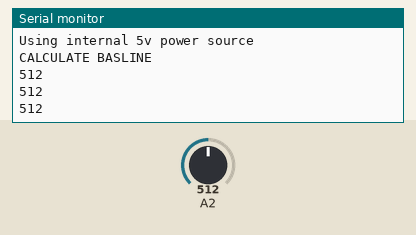
Recording of a sketch running on a simulated Arduino Uno, built with avr-gcc and run on an emulated ATmega328P. On the bench: the last lines printed to the serial monitor. Inputs (shaded band) come from the test bench; at power-on: A2 = 512. Storage starts empty.

Above: at 2.8 s.
2.9 s: A2 set to 991
At 3.5 s:
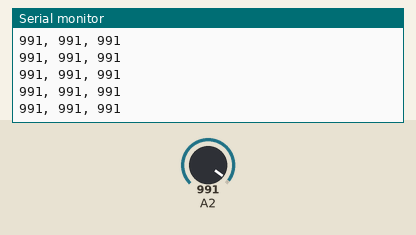
4.4 s: A2 set to 1016
At 5.3 s:
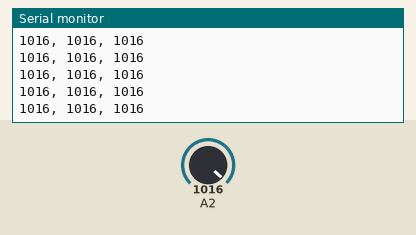
7.6 s: A2 set to 463
At 8.8 s:
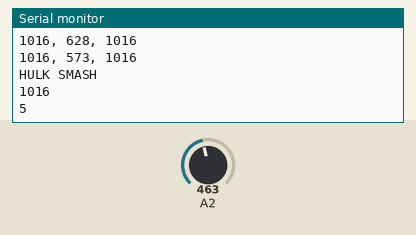
9.1 s: A2 set to 439
At 9.6 s:
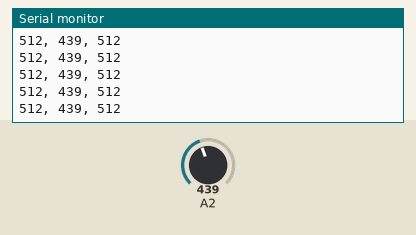
Timing chart, 0 to 11.6 s (numbered marks = the images above; inputs shaded):
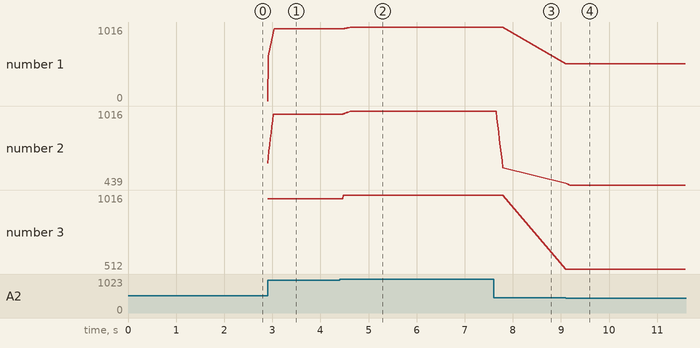

Measured:
- the behaviour switches between 452 and 451 on A2 (found by bisection; images 3 and 4)
- after the input at 2.9 s, the serial monitor: prints a new line at once (image 1)
- after the input at 4.4 s, the serial monitor: prints a new line after 0.08 s (image 2)
- after the input at 7.6 s, the serial monitor: prints a new line after 0.07 s (image 3)
- after the input at 9.1 s, the serial monitor: prints a new line at once (image 4)
- plotted number 1: 991 → 1016 after the input at 4.4 s, 1016 → 512 after the input at 9.1 s
- plotted number 2: 991 → 1016 after the input at 4.4 s, 1016 → 573 after the input at 7.6 s, 573 → 439 after the input at 9.1 s
- plotted number 3: 991 → 1016 after the input at 4.4 s, 1016 → 512 after the input at 9.1 s

The sketch:

input_circuit_v2.ino
```cpp
// This script is designed to allow an impact on a piece of Smartfoam
// Sam Wilding
// 9/13/18


/************** USER: PLEASE INPUT YOUR RAIL VOLTAGE HERE *******************************/
//            if you had a rails voltage of 3.3V then please type
//            #define RAILS_VOLTAGE 3.3
//            do not write V or volts or anything after the number. Decimals values OK
//
              #define RAILS_VOLTAGE 5
//
/****************************************************************************************/


#include <stdlib.h>
#include <Smoothed.h>
#include <SPI.h>
#include <SD.h>


#define array_size 50
#define buffer_size 20
#define fs 0.5

//Array to collect the last 200 or so points of data and then spit it all out once an impact has occured
const int historySize = 150;
int historyIndex = 0;
int history[historySize] = {0};
int time_history[historySize] = {0};

double baseline;

//new baseline calc variables
int avgOfAvg;
int avgOfMax;
int avgOfMin;

boolean is37Battery = false;
boolean isArduino5v = false;
boolean isDebug = false;
boolean hasSDCard = false;

/* Running average data */
const int runningLength = 30;
int runningAvg[runningLength] = {};

int currentAvg = 0;
int currentMax = 0;
int currentMin = 0;
boolean duringImpact = false;
int impactMaxPeak = 0;
int impactMaxAvg = 0;
int impactMinPeak = 1023; //the "max" min
int impactCounter = 0;
int localAvg = 0;
int localMax = 0;
int localMin = 0;

void setup() {
  // put your setup code here, to run once:
  Serial.begin (9600);
  analogReference(DEFAULT);

  //setup the SD card reader
  if(!SD.begin(4)){
    Serial.println("SD Card not being used");
  }else{
    hasSDCard = true;
    Serial.println("Using SD card reader");
  }

  impactMaxAvg = avgOfAvg;
  impactMaxPeak = avgOfAvg;

  //if A0 is plugged into rails, then debug mode is active
  //if A0 is plugged into nothing (or ground?) then its production mode
  int debugSetting = analogRead(A0);
  if(debugSetting > 500){
    isDebug = true;
    Serial.println("------------------ DEBUG MODE ACTIVE ------------------");
  }

  //read the voltage on A5, read where the plugged in the thing
  //if they plug it into ground, then they are using the battery
  //if they plug it into 5 volts, then they are using the 5v from arduino
  int railsSetting = analogRead(A5);
  if(railsSetting < 200){
    is37Battery = true;
    if(isDebug) Serial.println("Using 3.7v Battery");
  }else{
    isArduino5v = true;
    is37Battery = false;
    if(isDebug) Serial.println("Using internal 5v power source");
  }

  baseline = calculateBaseline();

  if(isDebug){
    //doTest();
  }

}

/***************   TESTING CODE  **********************/

void doTest(){

  for(int i = 0; i < 5; ++i){
    Serial.println("READY");
    delay(1000);
    Serial.println("SET");
    delay(1000);
    Serial.println("GO");
    delay(1000);

    doImpactTest();
    for(int j = 0; j < 20; ++j){
      Serial.println("400.00");
    }
  }

}

int getAvgOfRunning(){
  int runSum = 0;
  for(int i = 0; i < runningLength; ++i){
    runningAvg[i] = analogRead(A2);
    runSum += runningAvg[i];
  }
  int avg = runSum / runningLength;
  return avg;
}

int getAvgOfRecentRunning(){
  int runSum = 0;
  for(int i = runningLength - 3; i < runningLength; ++i){
    runningAvg[i] = analogRead(A2);
    runSum += runningAvg[i];
  }
  int avg = runSum / 3;
  return avg;
}

/*******************   Main loop logic   ***********************/

void loop() {
  Smoothed <int> mySensor;
  mySensor.begin(SMOOTHED_AVERAGE, 10);
  for(int i = 0; i < runningLength; ++i){
    //mySensor.add(analogRead(A2));
    //int reading = mySensor.get();
    int reading = analogRead(A2);
    runningAvg[i] = reading;
    time_history[historyIndex] = millis();
    history[historyIndex++] = reading;
    if(historyIndex == historySize) historyIndex = 0;

    if(i % 3 == 0){
      doCalcs();
      String AVG = String(currentAvg);
      String MAX = String(currentMax);
      String MIN = String(currentMin);
      String toPrint = String(MIN + ", " + AVG + ", " + MAX);
      //Serial.println(toPrint);
      int dif;/*
      if(is37Battery){
        dif = localAvg - avgOfAvg;
        doBatteryImpact(dif);
      }else if(isArduino5v){
        doArduino5Impact();
      }*/
      doArduino5Impact();

      if(duringImpact){
        if(currentAvg > impactMaxAvg){
          impactMaxAvg = currentAvg;
        }
        if(currentMax > impactMaxPeak){
          impactMaxPeak = currentAvg;
        }
        if(currentMin < impactMinPeak){
          impactMinPeak = currentAvg;
        }
      }
    }
    delay(fs);
  }
  if(isDebug){
    //Serial.println("after return");
    //Serial.println(localAvg);
    //Serial.println(localMax);
  }

}

/************* This is the hit scoring algorithm for the Arduino 5V internal power *****************************/

void doArduino5Impact(){

  int minDif = abs(avgOfMin - currentMin);
  int maxDif = abs(currentMax - avgOfMax);
  int minMaxDif = max(minDif, maxDif);

  int avgDif = avgOfAvg - currentAvg;

  if(abs(avgDif) > 60){
    impactCounter = 0;
    duringImpact = true;
    if(isDebug){
      Serial.print(impactMaxAvg);
      Serial.print(", ");
      Serial.print(currentAvg);
      Serial.print(", ");
      Serial.println(currentMax);
    }
  }else{
    impactCounter += 1;
    if(duringImpact && impactCounter > 10){
      if(impactMaxPeak < 500){
        smallImpact();
        if(isDebug)Serial.println(impactMaxAvg);
      }else if(impactMaxPeak < 750){
        mediumImpact();
        if(isDebug)Serial.println(impactMaxAvg);
      }else{
        bigImpact();
        if(isDebug)Serial.println(impactMaxAvg);
      }
      recordHistory();
      printHistory();
      doPostImpactReset();
    }
  }
}

/*************  This is the hit-scoring algorithm for the nice clearn 3.7 volt battery  ************************/

void doBatteryImpact(int dif){

  if(dif > 60){
    impactCounter = 0;
    duringImpact = true;
      //Serial.println("----------HIT?------------");
      //Serial.println(dif);
      //Serial.println(avgOfMax);
      //Serial.println(localMax);
      //to create a trace of the impact, I only want to print the localAvg
      Serial.print(currentAvg);
      Serial.print(",");
      Serial.println(currentMax);
   }else{
      impactCounter += 1;
      if(duringImpact && impactCounter > 10){ //we just ended our impact
        if(impactMaxPeak < 700){
          smallImpact();
        }else if(impactMaxPeak < 950){
          mediumImpact();
        }else{
          bigImpact();
        }
        recordHistory();
        printHistory();
        doPostImpactReset();
      }
   }
}

/***********  The messages we print or actions we take for impact levels  *************/

void smallImpact(){
  Serial.println("WEAK");
}

void mediumImpact(){
  Serial.println("NOT BAD");
}

void bigImpact(){
  Serial.println("HULK SMASH");
}

/************ These algorithms should be unique regardless of the rail voltage **************/

void doPostImpactReset(){
  duringImpact = false;
  impactMaxAvg = avgOfAvg;
  impactMaxPeak = avgOfAvg;
  impactMinPeak = 1023;
  impactCounter = 0;
  Serial.println();
  Serial.println();
}

void recordHistory(){
  for(int i = 0; i < 75; ++i){
    int reading = analogRead(A2);
    time_history[historyIndex] = millis();
    history[historyIndex++] = reading;
    if(historyIndex == historySize) historyIndex = 0;
    delay(fs);
  }
}

void printHistory(){
  Serial.println(RAILS_VOLTAGE);
  Smoothed <int> mySensor;
  mySensor.begin(SMOOTHED_AVERAGE, 10);
  for(int i = 0; i < historySize; ++i){
    mySensor.add(history[i]);
    int smoothed = mySensor.get();
    String SMOOTHED = String(smoothed);
    if(hasSDCard){
      String filename = "arduino_impact.csv";
      File historyFile = SD.open(filename);
      if(historyFile){
        historyFile.print(time_history[i]);
        historyFile.print(", ");
        historyFile.print(history[i]);
        historyFile.print(", ");
        historyFile.println(SMOOTHED);
      }
      historyFile.close();
    }else{
      Serial.print(time_history[i]);
      Serial.print(", ");
      Serial.print(history[i]);
      Serial.print(", ");
      Serial.println(SMOOTHED);
    }
  }
}

void doCalcs(){
  int localTotal = 0;
  int localMax = avgOfAvg;
  int localMin = avgOfAvg;
  for(int i = 0; i < runningLength; ++i){
      int reading = runningAvg[i];
      localTotal = localTotal + reading;
      if(reading > localMax){
        localMax = reading;
      }
      if(reading < localMin){
        localMin = reading;
      }
    }
    int localAvg = localTotal / runningLength;
    currentMax = localMax;
    currentAvg = localAvg;
    currentMin = localMin;
    //Serial.println("before return");
    //Serial.println(localMin);
    //Serial.println(localAvg);
    //Serial.println(localMax);
    //Serial.println();
}

/*******************  BASELINE CALCS    ************************************************/

int calculateBaseline(){

  if(isDebug)  Serial.println("CALCULATE BASLINE");

  int numIterations = 15;
  int localTotal;
  int localAvg;
  int localMax;
  int totalLocalAvg = 0;
  int totalLocalMax = 0;
  int totalLocalMin = 0;
  for(int iterate = 0; iterate < numIterations; ++iterate){
    localTotal = 0;
    localMax = 0;
    localMin = 1023;
    for(int i = 0; i < runningLength; ++i){
      int reading = analogRead(A2);
      runningAvg[i] = reading;
      localTotal = localTotal + reading;
      if(reading > localMax){
        localMax = reading;
      }
      if(reading < localMin){
        localMin = reading;
      }
      delay(fs);
    }
    int localAvg = localTotal / runningLength;
    totalLocalAvg = totalLocalAvg + localAvg;
    totalLocalMax = totalLocalMax + localMax;
    totalLocalMin = totalLocalMin + localMin;
  }

  avgOfAvg = totalLocalAvg / numIterations;
  avgOfMax = totalLocalMax / numIterations;
  avgOfMin = totalLocalMin / numIterations;

  if(isDebug){
    Serial.println(avgOfMin);
    Serial.println(avgOfAvg);
    Serial.println(avgOfMax);
  }
}

/*******************  Creates window for impact tests and prints out the values after reading  *******************/

void doImpactTest(){
  long total = 0;
  int minimum = 0;
  int maximum = 0;
  int avg = 0;
  int size1 = 300;
  int vals[size1] = {0};
  for(int i = 0; i < size1; ++i){
    int cVal = analogRead(A2);
    //delay(0.5);
    vals[i] = cVal;
    total += cVal;
    //Serial.println(cVal);
    if(cVal > avg){
      //the value we just read is greater than the avg, consider it for max
      if(cVal > maximum) maximum = cVal;
    }
    else if(cVal < avg){
      if(cVal < minimum) minimum = cVal;
    }
  }

  //print out the values
  for(int i = 0; i < size1; ++i){
    Serial.println(vals[i]);
  }

  //print out the normalized value
  Serial.println();
  Serial.println("Smoothed Data");
  Smoothed <int> mySensor;
  mySensor.begin(SMOOTHED_AVERAGE, 10);
  for(int i = 0; i < size1; ++i){
    mySensor.add(vals[i]);
    int val = mySensor.get();
    String VAL = String(val);
    Serial.println(VAL);
  }

}

double rms(double *v, int n)
{
  int i;
  double sum = 0.0;
  for(i = 0; i < n; i++)
    sum += v[i] * v[i];
  return sqrt(sum / n);
}
```

autotune.cpp
```cpp
#include "autotune.h"

int ams_init()
{

    return 0;
}


void ams_tuning()
{
    int option=0, exectime;

    /* Generate menu and input options */
    Serial.println("This is the tuning module for the Microsmooth library.");
    Serial.println("Please select a tuning function to use:");
    Serial.println("(S)MA (E)MA (C)MA S(G)A (K)ZA (R)DP");
    if (Serial.available() > 0)
    {
	option = Serial.read();
    }

    Serial.println("Enter the time within which the smoothing function may run:");
    if (Serial.available() > 0)
    {
	exectime = Serial.parseInt();
	/* TBD: Check for lower bound */
    }


    switch(option)
    {
    case 'S':ams_sma(exectime);
	break;

    case 'E':ams_ema(exectime);
	break;

    case 'C':;
	break;

    case 'G':;
	break;

    case 'K':;
	break;

    case 'R':;
	break;

    default:
	    Serial.println("Invalid option.");
    }


}


int ams_sma(int maxtime)
{
    return 0;
}

int ams_ema(int maxtime)
{
    return 0;
}
```

autotune.h
```cpp
#include <Arduino.h>

int ams_init();
void ams_tuning();

int ams_sma(int );
int ams_ema(int );
```

microsmooth.h
```cpp
// (licence header left out)
/*Standard Library Dependencies*/
#include <stdint.h>
//#include <math.h>
#include <stdlib.h>

#ifndef MICROSMOOTH
#define MICROSMOOTH

/*Filter Codes*/
#define SMA 0b00000001
#define CMA 0b00000010
#define EMA 0b00000100
#define SGA 0b00001000
#define KZA 0b00010000
#define RDP 0b00100000
#define KFA 0b01000000

/*Algorithm Parameters*/

/*
These parameters should be tuned depending on need. Each of these parameters affects
run time and signal smoothing obtained. See documentation for specific instructions
on tuning these parameters.
*/

/*Simple Moving Average - Length of window */
#ifndef SMA_LENGTH
#define SMA_LENGTH 5
#endif

/*Exponential Moving Average - Alpha parameter */
#ifndef EMA_ALPHA
#define EMA_ALPHA 10 /*This is in percentage. Should be between 0-99*/
#endif

/*Savitzky Golay Filter -  */
#ifndef SGA_LENGTH
#define SGA_LENGTH 5 /* Window may 5, 7 or 9.
			 For window 5, only quadratic or cubic smoothing may be used */
#endif

#ifndef SGA_DEGREE
#define SGA_DEGREE 3 /* For quadratic or cubic smoothing, enter degree 3.
			For quartic or quintic smoothing, enter degree 4.*/
#endif

#ifndef SGA_INDEX
#define SGA_INDEX (SGA_DEGREE - SGA_LENGTH + 2)
#endif

#define SGA_MAX_LENGTH 9 /* Do not change */

/*Ramer Douglas Peucker -  */
#ifndef RDP_LENGTH
#define RDP_LENGTH 7
#endif

#ifndef SMOOTH_EPSILON
#define SMOOTH_EPSILON 50
#endif

/*Kolmogorov Zurbenko Filter-  */
#ifndef KZA_LENGTH
#define KZA_LENGTH 5 /* Window size may 3, 5, or 7 */
#endif

#ifndef KZA_MAX
#define KZA_MAX 4 /* Number of iterations may be 2, 3 or 4 */
#endif

#define KZA_HISTORY_LENGTH ((KZA_LENGTH-1)*KZA_MAX)
#define KZA_MID (KZA_HISTORY_LENGTH)/2

/*Function Prototypes*/

uint16_t* ms_init(uint8_t );
int sma_filter(int current_value, uint16_t history_SMA[]);
int cma_filter(int current_value, void * ptr); /*Pointer not needed. Maintaining consistent interface*/
int ema_filter(int current_value, void * ptr); /*Pointer not needed. Maintaining consistent interface*/
int sga_filter(int current_value, uint16_t history_SGA[]); /*Needs to be tested*/
int kza_filter(int current_value, uint16_t history_KZA[]);
int rdp_filter(int current_value, uint16_t history_RDP[]);/*Iterative neeeds testing*/
int kfa_filter(int current_value, uint16_t history_KFA[]);/*Iterative neeeds testing*/
void ms_deinit(uint16_t *);

#endif
```

Source omitted: microsmooth.cpp (7388 bytes)
